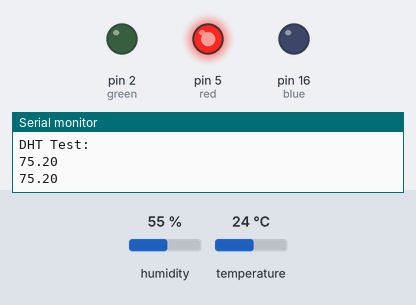
A sketch run on a simulated Arduino Uno, built with avr-gcc and run on an emulated ATmega328P. Shown: output pins drawn as LEDs (lit = HIGH), the last lines printed to the serial monitor. Inputs (shaded band) come from the test bench; at power-on: temperature 24 °C, humidity 55 %.

Above: at 3.3 s.
3.4 s: temperature set to 26.3 °C
8.2 s: temperature set to 27.4 °C
At 12.5 s:
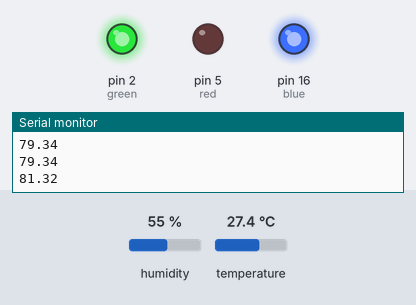
13.5 s: temperature set to 12 °C
At 17.9 s:
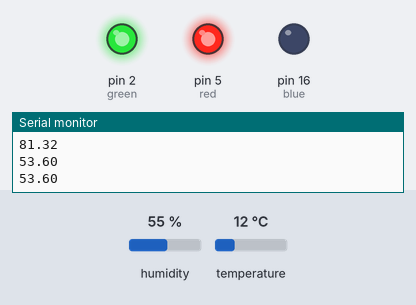
18.5 s: temperature set to 28 °C
At 23.2 s:
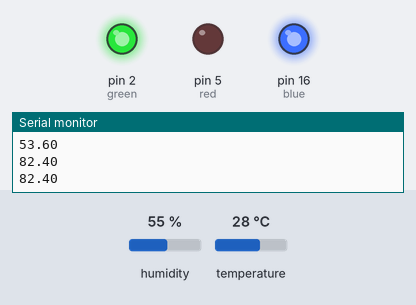
23.5 s: temperature set to 19 °C
At 27.5 s:
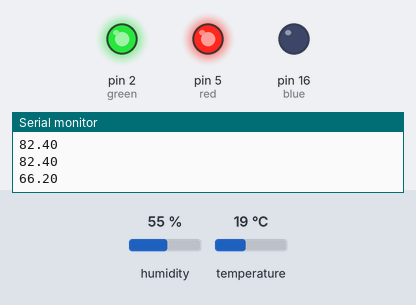
Timing chart, 0 to 29.0 s (numbered marks = the images above; inputs shaded):
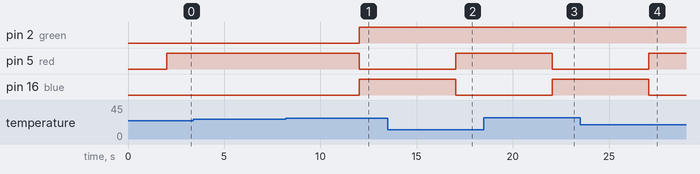

Measured:
- the behaviour switches between 26.6 and 26.7 °C on temperature (found by bisection; images 0 and 1)
- after the input at 8.2 s, pin 2 (green), pin 16 (blue): LOW → HIGH after 3.8 s; pin 5 (red): HIGH → LOW after 3.8 s
- after the input at 13.5 s, pin 5 (red): LOW → HIGH after 3.5 s; pin 16 (blue): HIGH → LOW after 3.5 s
- after the input at 18.5 s, pin 5 (red): HIGH → LOW after 3.6 s; pin 16 (blue): LOW → HIGH after 3.6 s
- after the input at 23.5 s, pin 5 (red): LOW → HIGH after 3.6 s; pin 16 (blue): HIGH → LOW after 3.6 s

The sketch:

dhtplusled.ino
```cpp
#include <DHT.h>
#define DHTPIN 4
#define DHTTYPE DHT22
DHT dht(DHTPIN, DHTTYPE);
int red = 5;
int green = 2;
int blue = 16;
void setup() {
  Serial.begin(9600);
  Serial.println("DHT Test:");
  dht.begin();
  // initialize digital pin LED_BUILTIN as an output.
  pinMode(red, OUTPUT);
  pinMode(green, OUTPUT);
  pinMode(blue, OUTPUT);

}

// the loop function runs over and over again forever
void loop() {
   float t = dht.readTemperature(true);
  Serial.println(t);
  delay(2000);
 if(t >= 80){
  digitalWrite(green, HIGH);
  digitalWrite(blue, HIGH);
  digitalWrite(red, LOW);
   delay(500);
 }
 if(t < 80){
 digitalWrite(red, HIGH);
 digitalWrite(blue, LOW);
    delay(500);
 }
}
```
